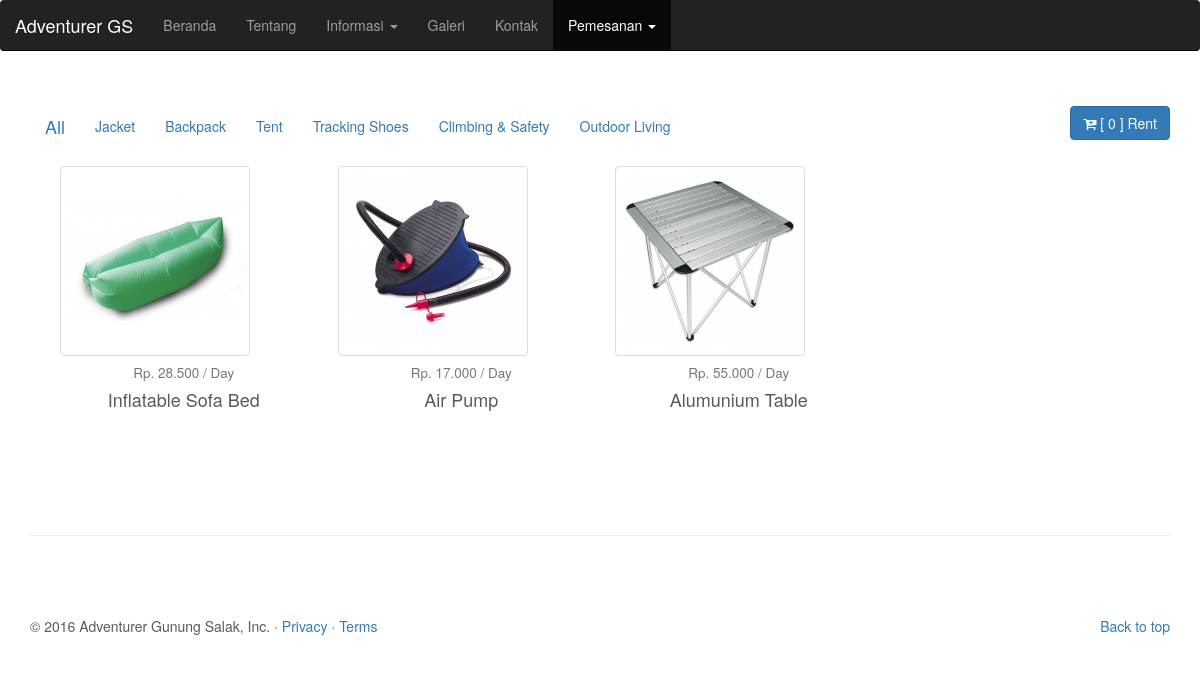
/welcome/kategori/outdoor_living, run on the app's committed database.
### tables this page shows
CREATE TABLE `kategori_outdoor` (
  `id_kat` int(6) NOT NULL,
  `nama_kategori` text NOT NULL,
  `filter` text NOT NULL
);

CREATE TABLE `alat` (
  `id_alat` int(11) NOT NULL,
  `nama_alat` text NOT NULL,
  `deskripsi` text NOT NULL,
  `harga_sewa` int(10) NOT NULL,
  `kategori_alat` int(6) NOT NULL,
  `gambar` text NOT NULL,
  `gambar_besar` text NOT NULL,
  `tgl_post` timestamp NOT NULL DEFAULT CURRENT_TIMESTAMP ON UPDATE CURRENT_TIMESTAMP,
  `status_alat` smallint(1) NOT NULL
);

### application/controllers/Welcome.php (called while the page is built, shortened)
<?php
class Welcome extends CI_Controller {
	public function __construct()
	{
		$this->load->library('session');
		$this->load->library('encryption');
		$this->load->library('cart');
	}
	function kategori($a)
	{
		$tj = 'kategori_outdoor.id_kat = alat.kategori_alat';
		$tabel = $this->Model_halimun->num_rows_kategori('alat',$tj,$a);
		$this->Model_halimun->halaman('12','3','welcome/sewaalat',$tabel);
		$data['paging'] = $this->pagination->create_links();
		$page = ($this->uri->segment(3))?$this->uri->segment(3):0;
		$data['data'] = $this->Model_halimun->page_kategori('12',$page,'alat',$tj,$a);
		$data['sidemenu'] = $this->Model_halimun->get_data('kategori_outdoor');
		$bu = $this->Model_halimun->data_where('banner','kat_banner','1');
		$data['banner_utama'] = $bu;
		$data['count_bu'] = count($bu);
		$data['pemesanan'] = "active"; $data['tentang'] = $data['galeri'] = $data['beranda'] = $data['kontak'] = $data['informasi'] ="";
		$this->load->view('sewaalat',$data);
	}
}

### index.php (called while the page is built, shortened)
<?php
require_once BASEPATH.'core/CodeIgniter.php';

### application/models/Model_halimun.php (called while the page is built, shortened)
<?php
class Model_halimun extends CI_Model
{
	function data_where($t,$f,$v)
	{
		$this->db->where($f,$v);
		return $this->db->get($t)->result();
	}
	function get_data($t)
	{
		return $this->db->get($t)->result();
	}
	function page_kategori($limit,$start,$tabel,$tj,$a)
	{
		$this->db->limit($limit,$start);
		$this->db->order_by('kategori_alat','asc');
		$this->db->join('kategori_outdoor',$tj);
		$this->db->where('filter',$a);
		$this->db->where('status_alat','1');
		return $this->db->get($tabel);
	}
	function num_rows_kategori($tabel,$tj,$a)
	{
		$this->db->join('kategori_outdoor',$tj);
		$this->db->where('filter',$a);
		$this->db->where('status_alat','1');
		return $this->db->get($tabel)->num_rows();
	}
}
?>

### application/views/sidebar_alat.php (the view, shortened to what this page needs)
<div class="slimscrollleft" navbar-default" role="navigation">
  <div class="container">
    <div class="pull-right" style="margin-top: 5px">
      <a href="<?php echo site_url('welcome/cart');?>"><span class="btn small-btn btn-primary"><i class="fa fa-cart-plus icon-white"></i> [ <?php echo $this->cart->total_items();?> ] Rent</span> </a>
    </div>
    <div class="navbar-header">
      <a class="navbar-brand" href="<?php echo site_url('welcome/sewaalat');?>">All </a>
    </div>
    <div id="navbar2" class="navbar-collapse collapse">
      <ul class="nav navbar-nav">
        <?php foreach ($sidemenu as $sidemenu) : ?>
          <li><a href="<?php echo site_url('welcome/kategori/'.$sidemenu->filter);?>"><?php echo $sidemenu->nama_kategori;?></a></li>
        <?php endforeach;?>
      </ul>
    </div>
  </div>
</div>

### application/views/sewaalat.php (shortened to what this page needs)
<?php $this->load->view('header');?>
<body>
    <?php $this->load->view('top_menu');?>
<div class="wrapper" style="margin: 100px 0 0 0">
  <?php $this->load->view('sidebar_alat');?>
  <div class="container marketing">
    <div class="row">
      <div class="col-lg-12">
        <div class="panel-body">
          <?php if($data->num_rows() > 0)
          { foreach($data->result() as $key=>$row){ ?>
              <div class="col-sm-6 col-lg-3 col-md-4">
                  <div class="gal-detail thumb">
                      <a href="<?php echo site_url('welcome/detail_outdoor/'.$row->filter.'/'.$row->id_alat.'/'.$row->nama_alat);?>">
                          <img src="<?php echo base_url('assets/img/outdoor_equipment/'.$row->gambar);?>" class="img-thumbnail" alt="work-thumbnail">
                      </a>
                      <h4 class="text-center"><p class="small">Rp. <?php echo number_format($row->harga_sewa,0,',','.');?> / Day</p><?php echo $row->nama_alat;?></h4>
                  </div><br>
              </div>
            <?php } ?>
        </div>
      </div>
      <div class="col-lg-12 text-center"><?php echo $paging; }?></div>
    </div>
    <hr class="featurette-divider">
  </div>

### assets/css/carousel.css (style rules this page uses)
body { padding-bottom: 40px; color: #5a5a5a; }
.featurette-divider { margin: 80px 0; }

### data on the page
kategori_outdoor: nama_kategori "Jacket"
kategori_outdoor: nama_kategori "Backpack"
kategori_outdoor: nama_kategori "Tent"
kategori_outdoor: nama_kategori "Tracking Shoes"
kategori_outdoor: nama_kategori "Climbing & Safety"
kategori_outdoor: nama_kategori "Outdoor Living"
alat: gambar (picture), harga_sewa "28.500", nama_alat "Inflatable Sofa Bed"
alat: gambar (picture), harga_sewa "17.000", nama_alat "Air Pump"
alat: gambar (picture), harga_sewa "55.000", nama_alat "Alumunium Table"

### other printed values
$this->cart->total_items() "0"
